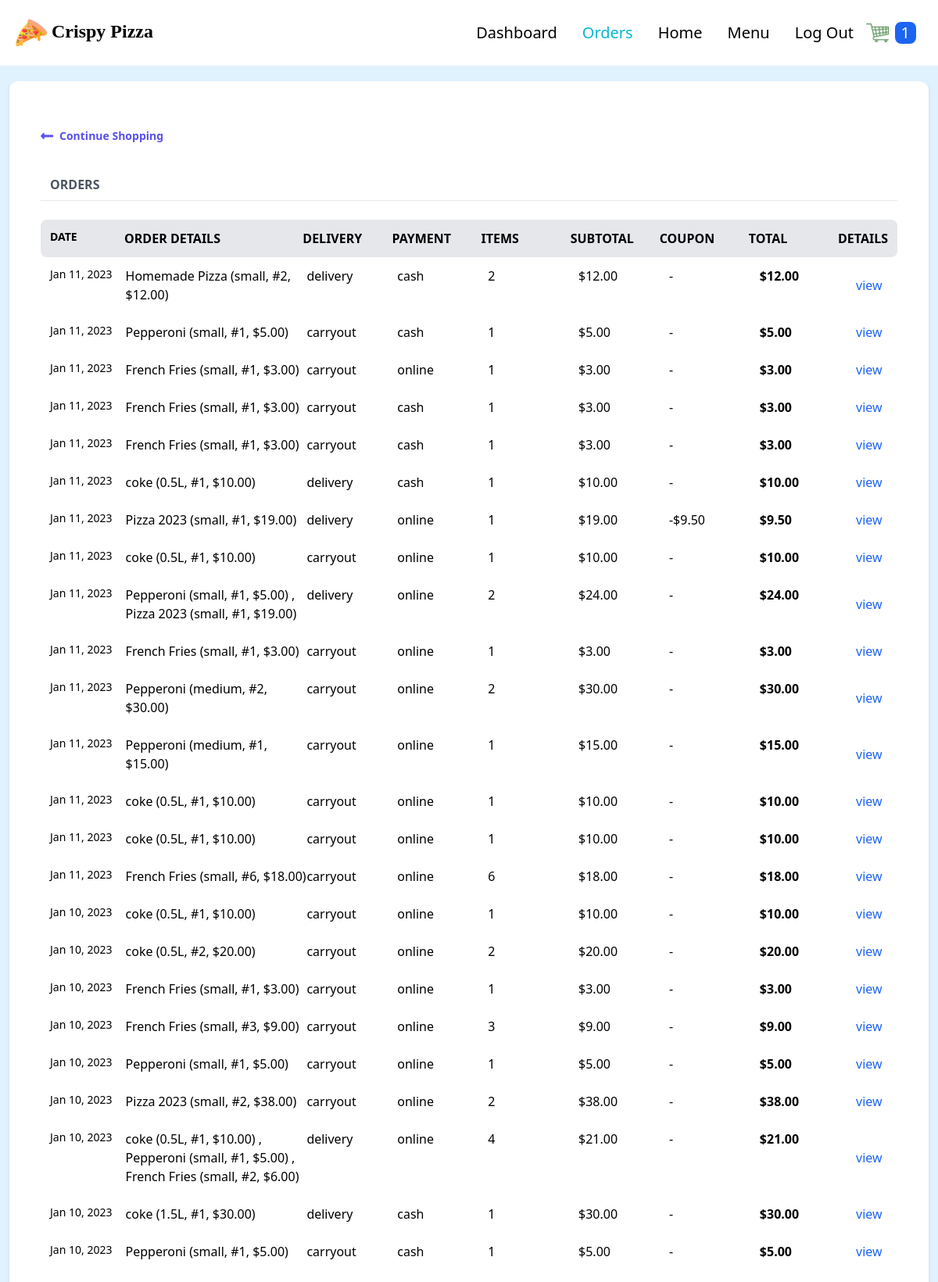
The page /orders/ (signed in) on the database as committed earlier.
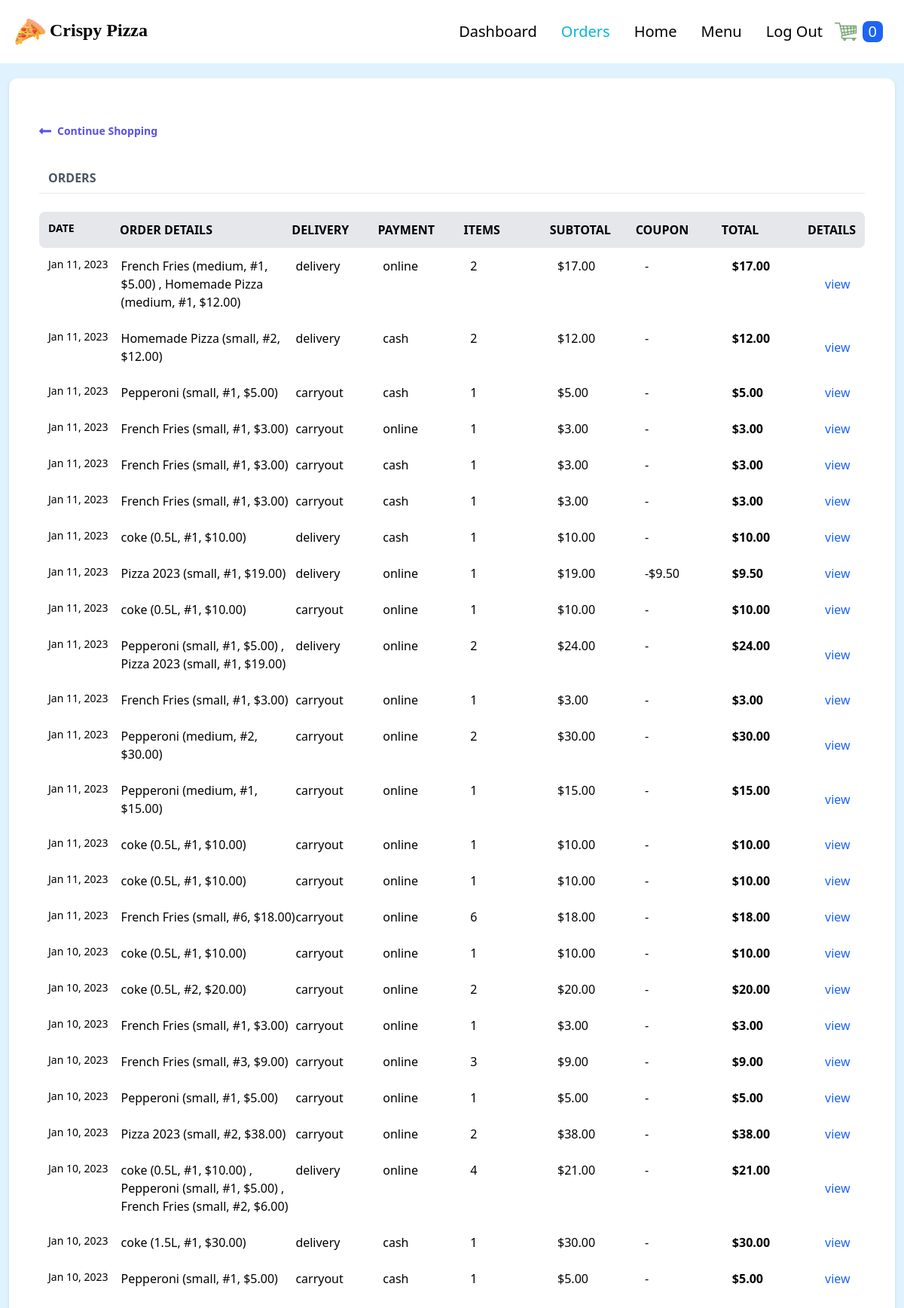
The same page on the database as committed later.
### order/models.py (models this page shows, shortened)
class Order(models.Model):
    PAYMENT_CHOICES = (
        ("cash", "cash"),
        ("online", "online")
    )
    DELIVERY_CHOICES = (
        ("delivery", "delivery"),
        ("carryout", "carryout")
    )
    transaction_id = models.UUIDField(
        primary_key=True, default=uuid.uuid4, editable=True)
    customer = models.ForeignKey(
        Customer, on_delete=models.CASCADE)
    date_ordered = models.DateTimeField(auto_now_add=True)
    date_modified = models.DateTimeField(auto_now=True)
    complete = models.BooleanField(default=False)
    paid = models.BooleanField(default=False)
    payment_method = models.CharField(max_length=10, choices=PAYMENT_CHOICES)
    delivery_method = models.CharField(max_length=10, choices=DELIVERY_CHOICES)
    shipping = models.ForeignKey(
        "ShippingAddress", on_delete=models.SET_NULL, blank=True, null=True)
    pickup = models.ForeignKey(
        "PickUpDetail", on_delete=models.SET_NULL, blank=True, null=True)
    coupon = models.ForeignKey(
        'Coupon', on_delete=models.SET_NULL, blank=True, null=True)
    @property
    def get_cart_subtotal(self):
        order_items = self.orderitem_set.all()
        total = sum([item.get_total for item in order_items])
        return total
    get_cart_subtotal.fget.short_description = 'Subtotal'
    @property
    def get_cart_total(self):
        total = self.get_cart_subtotal
        if self.coupon:
            total = total - self.get_coupon_value
        return total
    get_cart_total.fget.short_description = 'Total'
    @property
    def get_cart_items(self):
        order_items = self.orderitem_set.all()
        total = sum([item.quantity for item in order_items])
        return total
    get_cart_items.fget.short_description = '# Items'
    @property
    def display_items(self):
        order_items = self.orderitem_set.all()
        ticker, l = 1, len(order_items)
        product_titles = str()
        for item in order_items:
            add_comma = ", " if l > 1 and ticker != l else ""
            if item.variation:
                product_title = f'''{item.product.name}
                ({item.variation.get_size},
                #{item.quantity}, ${item.get_total})
                {add_comma} '''
            else:
                product_title = item.product.name
            product_titles += product_title
            ticker += 1
        return product_titles
    @property
    def get_coupon_value(self):
        if self.coupon:
            if self.coupon.discount_type == "Percent":
                coupon_value = round(
                    self.get_cart_subtotal*self.coupon.discount_amount/100, 2)
            else:
                coupon_value = self.coupon.discount_amount
        else:
            coupon_value = None
        return coupon_value
    get_coupon_value.fget.short_description = 'Coupon'

class OrderItem(models.Model):
    product = models.ForeignKey(
        Product, on_delete=models.SET_NULL, blank=True, null=True)
    order = models.ForeignKey(
        Order, on_delete=models.CASCADE, null=True, blank=True)
    variation = models.ForeignKey(
        ProductVariant, on_delete=models.SET_NULL, blank=True, null=True)
    quantity = models.IntegerField(default=0, null=True, blank=True)
    date_added = models.DateTimeField(auto_now_add=True)
    @property
    def get_item_price(self):
        if self.product.has_variants:
            return self.variation.price
        else:
            return self.product.price
    @property
    def get_total(self):
        if self.product.has_variants:
            total = self.variation.price * self.quantity
        else:
            total = self.product.price * self.quantity
        return total
    get_total.fget.short_description = 'Total'
    def image_tag(self):
        return mark_safe(f'<img src="{self.product.image.url}" width="100" height="100" />')
    image_tag.short_description = 'Image'

class Coupon(models.Model):
    DISCOUNT_CHOICES = (
        ("Absolute", "Absolute"),
        ("Percent", "Percent")
    )
    code = models.CharField(max_length=50, unique=True)
    active = models.BooleanField(default=False)
    discount_type = models.CharField(
        max_length=10, choices=DISCOUNT_CHOICES, default="Percent")
    discount_amount = models.PositiveIntegerField(null=True, blank=True)
    valid_from = models.DateTimeField()
    valid_to = models.DateTimeField()
    stripe_coupon_id = models.CharField(
        max_length=50, null=True, blank=True, default=None)

### store/models.py (models this page shows, shortened)
class Product(models.Model):
    id = models.UUIDField(primary_key=True, default=uuid.uuid4, editable=False)
    name = models.CharField(max_length=100)
    price = models.DecimalField(
        max_digits=6, decimal_places=2, blank=True, null=True)
    desc = models.TextField(max_length=500)
    image = models.ImageField(blank=True, upload_to='images')
    created_at = models.DateField(auto_now_add=True)
    updated_at = models.DateField(auto_now=True)
    product_category = models.ForeignKey(
        "Category", on_delete=models.CASCADE, null=True, blank=True)
    def image_tag(self):
        return mark_safe(f'<img src="{self.image.url}" width="100" height="100" />')
    image_tag.short_description = 'Image'
    @property
    def has_variants(self):
        if self.productvariant_set.count() > 0:
            return True
        else:
            return False

class ProductVariant(models.Model):
    title = models.CharField(max_length=100, blank=True, null=True)
    product = models.ForeignKey(Product, on_delete=models.CASCADE)
    size = models.ForeignKey(Size, on_delete=models.CASCADE)
    price = models.DecimalField(max_digits=6, decimal_places=2)
    @property
    def get_size(self):
        return str(self.size)

class Size(models.Model):
    name = models.CharField(max_length=20, blank=True, null=True, unique=True)
    def __str__(self):
        return self.name

### users/views.py (the view)
# urls.py: path('orders/', views.my_orders, name='my_orders'),
@login_required
def my_orders(request):
    customer = request.user.customer
    orders = Order.objects.filter(
        customer=customer, complete=True).order_by('-date_modified')
    return render(request, 'users/orders.html', context={'orders': orders})

### store/context_processors.py (called while the page is built)
def get_cart_quantity(request):
    if request.user.is_authenticated:
        try:
            customer = request.user.customer
        except:
            number_of_items = 0
    else:
        try:
            customer, created = Customer.objects.get_or_create(
                device=request.COOKIES['device'])
        except:
            number_of_items = 0
    try:
        customer_order = Order.objects.filter(
            customer=customer, complete=False)[0]
        number_of_items = customer_order.get_cart_items
    except:
        number_of_items = 0
    return {'cart_quantity': number_of_items}

### users/templates/users/orders.html (shortened to what this page needs)
{% extends 'store/base.html' %} {% block content %}
<div class="flex flex-col shadow-md my-5 mx-3">
  <div class="w-full bg-white px-10 py-10 rounded-xl">
    <a href="{% url 'store:products' %}" class="flex font-semibold text-indigo-600 text-sm my-5 w-1/4">
      <svg class="fill-current mr-2 text-indigo-600 w-4" viewBox="0 0 448 512">
        <path
          d="M134.059 296H436c6.627 0 12-5.373 12-12v-56c0-6.627-5.373-12-12-12H134.059v-46.059c0-21.382-25.851-32.09-40.971-16.971L7.029 239.029c-9.373 9.373-9.373 24.569 0 33.941l86.059 86.059c15.119 15.119 40.971 4.411 40.971-16.971V296z" />
      </svg>
      Continue Shopping
    </a>
    {% if orders %}
    <div class="flex mt-10 mb-2">
      <h3 class="font-bold ml-3 text-gray-600 text-md uppercase w-2/5">
        Orders
      </h3>
    </div>
    <hr>
    <br>
    <div class="flex font-semibold uppercase space-around bg-gray-200 rounded-lg p-3">
      <div class="text-sm w-1/6">Date</div>
      <div class="w-2/5">Order details</div>
      <div class="w-1/5">Delivery</div>
      <div class="w-1/5">Payment</div>
      <div class="w-1/5">Items</div>
      <div class="w-1/5">Subtotal</div>
      <div class="w-1/5">Coupon</div>
      <div class="w-1/5">Total</div>
      <div class="w-1/12">Details</div>
    </div>
    {% for order in orders %}
    <div class="flex space-around hover:bg-gray-100 rounded-lg p-3">
      <div class="text-sm w-1/6">{{order.date_modified|date:"M d, Y" }}</div>
      <div class="w-2/5">
        {{order.display_items}}
      </div>
      <div class="w-1/5">{{order.delivery_method}}</div>
      <div class="w-1/5">{{order.payment_method}}</div>
      <div class="w-1/5">{{order.get_cart_items}}</div>
      <div class="w-1/5">${{order.get_cart_subtotal}}</div>
      {% if order.coupon %}
      <div class="w-1/5">-${{order.get_coupon_value}}</div>
      {% else %}
      <div class="w-1/5">-</div>
      {% endif %}
      <div class="w-1/5 font-semibold">${{order.get_cart_total}}</div>
      <button class="w-1/12 text-blue-600" onclick="toggleModal('{{forloop.counter}}')">view</button>
    </div>
    {% endfor %}
    {% else %}
    <div class="text-center text-xl font-semibold">
      <p>You have no orders</p>
    </div>
    {% endif %}
  </div>
</div>
{% endblock %}

Rows that differ between the two databases and show on the page:
now on this page (row edited): Order: date_modified "Jan 11, 2023", display_items "French Fries (medium, #1, $5.00) , Homemade Pizza (medium, #1, $12.00)", delivery_method "delivery", payment_method "online", get_cart_items "2", get_cart_subtotal "17.00", get_cart_total "17.00"
Other text that changed with them:
{{ cart_quantity }}: "1" → "0"
